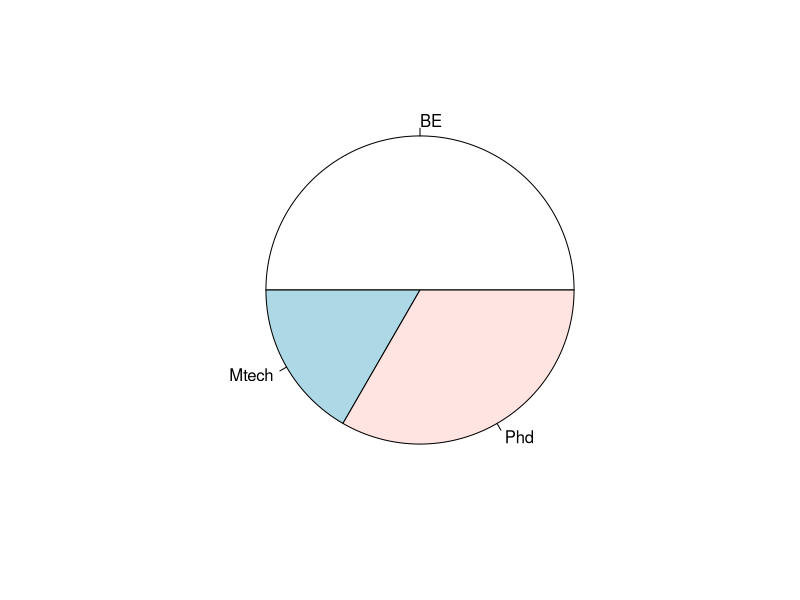
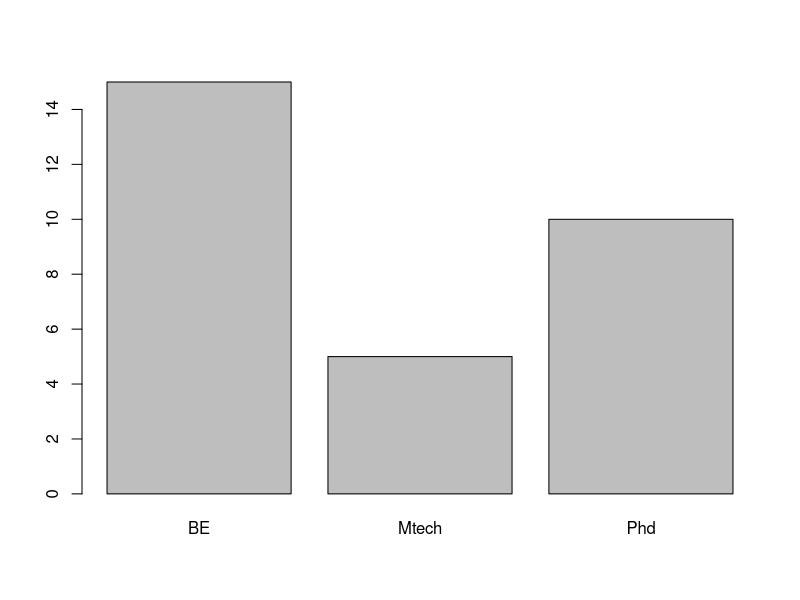
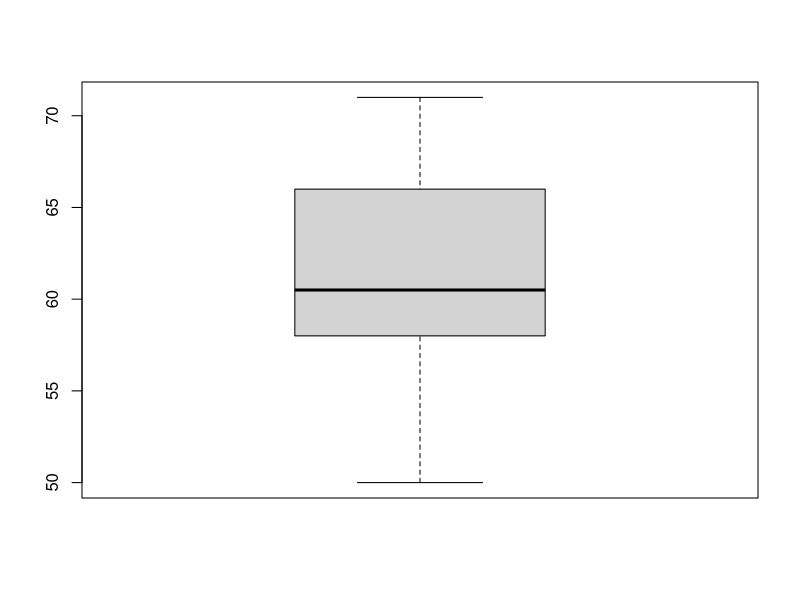
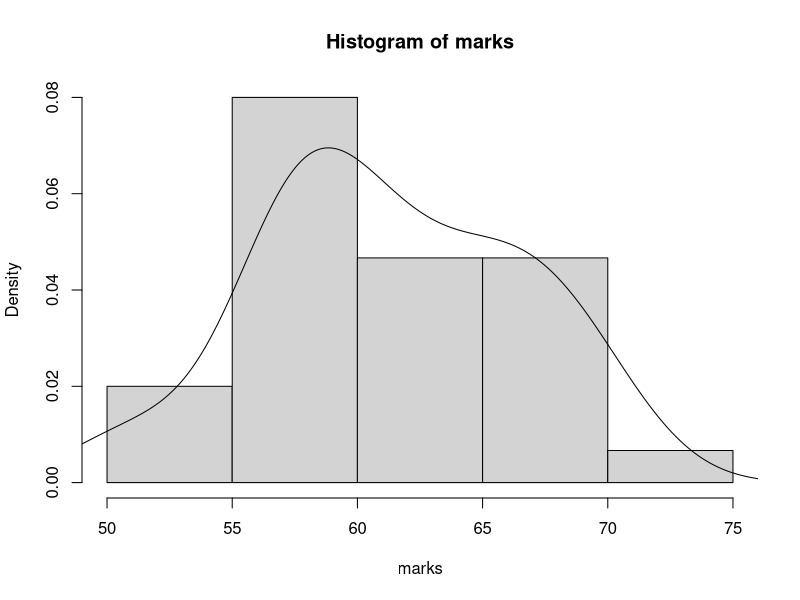

These charts were generated, in order, by the following R code: (Note: this script raises an error after producing the figures.)
#dataframe
(rollno=1:30)
(sname=paste('student',1:30,'-xyz', sep=''))
(gender=sample(c('M','F'),size = 30,replace = T))
table(gender)
(age=floor(runif(30,21,50)))
(course=(sample(c('BE', 'Phd', 'Mtech'),size = 30,replace = T, prob=c(.5,.3,.2))))
table(course)
pie(table(course))
barplot(table(course))
(marks=round(rnorm(30,60,5)))
boxplot(marks)
hist(marks, freq = F)
lines(density(marks))
(married=sample(c(TRUE,FALSE),replace = T, size = 30, prob = c(.1,.9)))
table(married)
df=data.frame(rollno, sname, age, course, gender, marks, married)
df
#export to csv
write.csv(df, './Data/pumba.csv', row.names=F)

